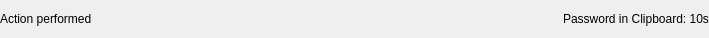
<?xml version="1.0" encoding="UTF-8"?>
<ui version="4.0">
 <class>ActionWidget</class>
 <widget class="QWidget" name="ActionWidget">
  <property name="geometry">
   <rect>
    <x>0</x>
    <y>0</y>
    <width>709</width>
    <height>38</height>
   </rect>
  </property>
  <property name="windowTitle">
   <string>ActionWidget</string>
  </property>
  <layout class="QHBoxLayout" name="horizontalLayout">
   <property name="leftMargin">
    <number>0</number>
   </property>
   <property name="topMargin">
    <number>0</number>
   </property>
   <property name="rightMargin">
    <number>0</number>
   </property>
   <property name="bottomMargin">
    <number>0</number>
   </property>
   <item>
    <widget class="QLabel" name="actionLabel">
     <property name="text">
      <string>Action performed</string>
     </property>
    </widget>
   </item>
   <item>
    <spacer name="horizontalSpacer">
     <property name="orientation">
      <enum>Qt::Horizontal</enum>
     </property>
     <property name="sizeHint" stdset="0">
      <size>
       <width>40</width>
       <height>20</height>
      </size>
     </property>
    </spacer>
   </item>
   <item>
    <widget class="QLabel" name="clipboardTimeLabel">
     <property name="text">
      <string>Password in Clipboard: 10s</string>
     </property>
    </widget>
   </item>
  </layout>
 </widget>
 <layoutdefault spacing="6" margin="11"/>
 <resources/>
 <connections/>
</ui>
